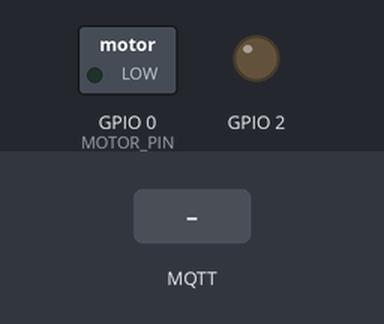
Simulated run of this sketch. Board: ESP8266 (NodeMCU). On the bench: switched loads named in the sketch (green lamp = pin HIGH), output pins drawn as LEDs (lit = HIGH). Inputs (shaded band) come from the test bench. WiFi joins after 1.5 s; servers stay silent unless stated; no MQTT or app messages arrive unless stated; what the sketch prints to the serial monitor is not drawn.

Above: at 2.7 s.
2.8 s: MQTT message "0" arrives on the first subscribed topic
At 4.2 s:
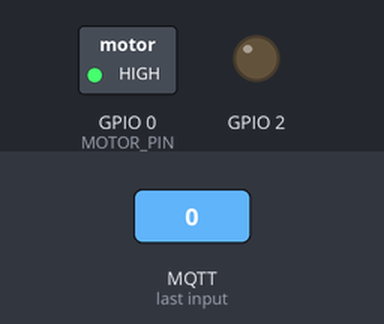
4.5 s: MQTT message "5" arrives on the first subscribed topic
At 5.6 s:
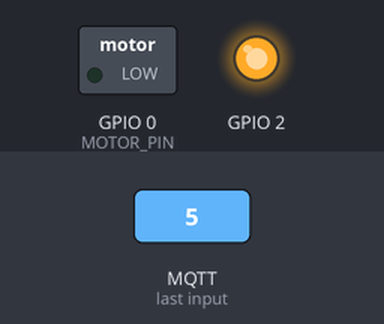
6.0 s: MQTT message "on" arrives on the first subscribed topic
At 6.7 s:
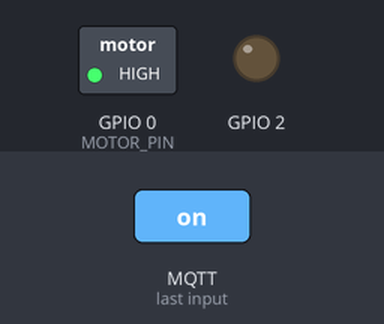
7.5 s: MQTT message "90" arrives on the first subscribed topic
At 7.9 s:
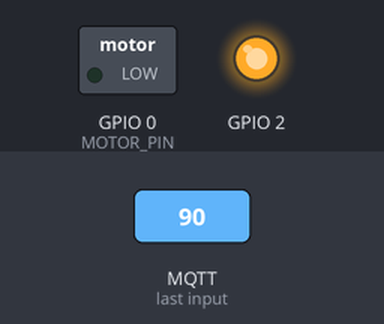
Timing chart, 0 to 10.0 s (numbered marks = the images above; inputs shaded):
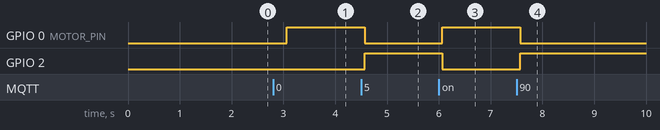

The sketch:

ESP01_MQTT_compressor.ino
```cpp
/*************************************************************************
 * blynk server가 폐쇄되어서 MQTT로 이전하는 프로그램
 * farmmain.iptime.org:1883
 * 192.168.0.24:1883
 * MCU는 ESP01 + 릴레이로 연결되어 있는 것으로 한다.
 *      GPIO0가 릴레이 작동 핀이다.
**************************************************************************/
#include <ESP8266WiFi.h>
#include <PubSubClient.h>

#define LED_PIN 2
#define MOTOR_PIN 0 //esp01 relay module에서 모터 신호는 negative signal

// Update these with values suitable for your network.
const char* ssid = "FarmMain5G";
const char* password = "wweerrtt";
const char* mqtt_server = "192.168.0.24";

char message[256]; //MQTT message를 여기에 복사해 놓고 쓰겠다.
int motor;  //motor의 상태를 받아온다. 1이면 motorOn(), 0이면 motorOff()

WiFiClient espClient;
PubSubClient client(espClient);

void setup_wifi() {

    delay(10);
    // We start by connecting to a WiFi network
    Serial.println();
    Serial.print("Connecting to ");
    Serial.println(ssid);

    WiFi.begin(ssid, password);

    while (WiFi.status() != WL_CONNECTED) {
        delay(500);
        Serial.print(".");
    }

    Serial.println("");
    Serial.println("WiFi connected");
    Serial.println("IP address: ");
    Serial.println(WiFi.localIP());
}

void motorOn(void) {
    digitalWrite(MOTOR_PIN, LOW);
    digitalWrite(LED_BUILTIN, HIGH);
}

void motorOff(void) {
    digitalWrite(MOTOR_PIN, HIGH);
    digitalWrite(LED_BUILTIN, LOW);
}

void callback(char* topic, byte* payload, unsigned int length) {
    Serial.print("Message arrived [");
    Serial.print(topic);
    Serial.print("] ");
    for (int i = 0; i < length; i++) {
        Serial.print((char)payload[i]);
        message[i] = payload[i];
        message[i+1] = NULL;
    }
    Serial.println();
    //topic의 내용을 분석하고 그에 알맞은 처리를 담당한다.
    if(strcmp(topic, "Actuator/FM/comp/motor") == 0) {
        motor = atoi(message);
        if (motor) motorOn();
        else motorOff();
         //debug
        //Serial.printf("the content of message is %s\n", message);
        //Serial.printf("int value of dura is : %i\n", dura);
    }
}

void reconnect() {
    // Loop until we're reconnected
    while (!client.connected()) {
        Serial.print("Attempting MQTT connection...");
        // Attempt to connect
        if (client.connect("ESP8266_FM_comp", "farmmain", "eerrtt",
                            "Lastwill/FM/comp/status", 0, 1, "offline")) {
            Serial.println("connected");
            // Once connected, publish an announcement...
            client.subscribe("Actuator/FM/comp/motor");
            client.publish("Lastwill/FM/comp/status", "online", 1);
        } else {
            Serial.print("failed, rc=");
            Serial.print(client.state());
            Serial.println(" try again in 5 seconds");
            // Wait 5 seconds before retrying
            delay(5000);
        }
    }
}

void setup()
{
    pinMode(LED_BUILTIN, OUTPUT);     // Initialize the BUILTIN_LED pin as an output
    pinMode(MOTOR_PIN, OUTPUT);
    Serial.begin(115200);
    setup_wifi();
    client.setServer(mqtt_server, 1883);
    client.setCallback(callback);
}

void loop()
{
    if (!client.connected()) {
        reconnect();
    }
    client.loop();
    delay(500);
    // loop()안에서 해결해야할 코드는 아래에 입력
}
```

Measured:
- after the input at 2.8 s, GPIO 0 (MOTOR_PIN): LOW → HIGH after 0.27 s
- after the input at 4.5 s, GPIO 0 (MOTOR_PIN): HIGH → LOW after 0.07 s; GPIO 2: LOW → HIGH after 0.07 s
- after the input at 6.0 s, GPIO 0 (MOTOR_PIN): LOW → HIGH after 0.07 s; GPIO 2: HIGH → LOW after 0.07 s
- after the input at 7.5 s, GPIO 0 (MOTOR_PIN): HIGH → LOW after 0.07 s; GPIO 2: LOW → HIGH after 0.07 s
